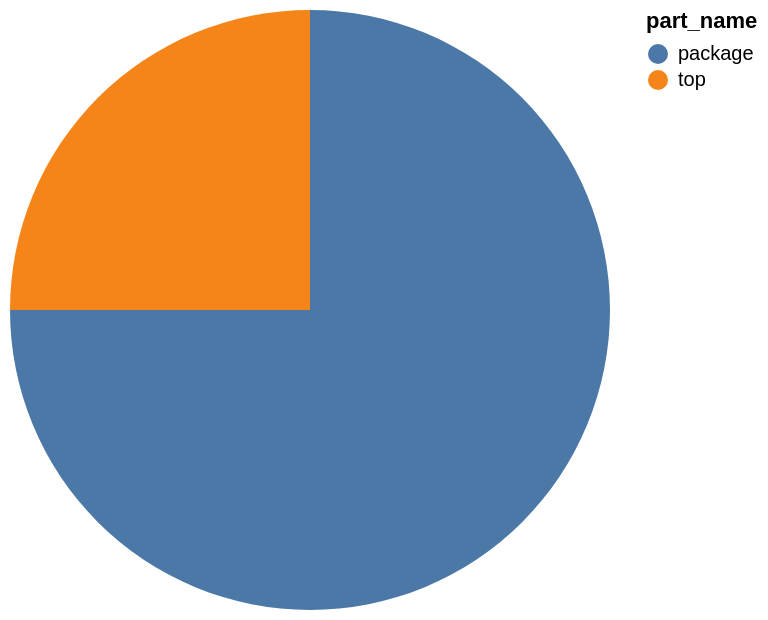

The specification (Vega-Lite) saved for this image:
### Vega-Lite specification from a JSON file in a GitHub repository (floating-point values rounded to 4 significant figures)
{"data": {"values": [{"x_data": "top", "y_data": 1}, {"x_data": "package", "y_data": 3}]}, "mark": "arc", "encoding": {"theta": {"field": "y_data", "type": "quantitative", "title": "part_id"}, "color": {"field": "x_data", "type": "nominal", "title": "part_name"}}}
